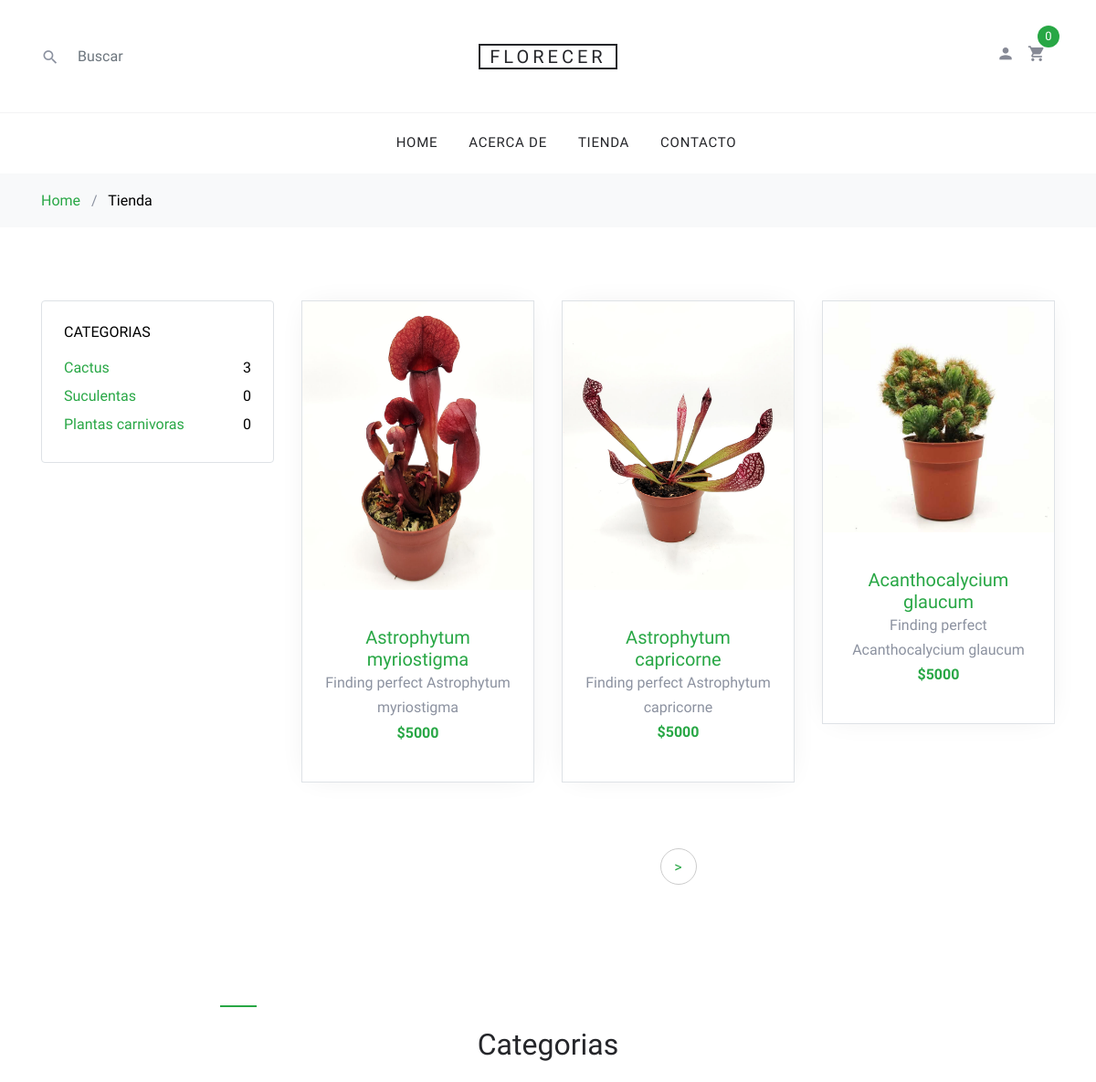
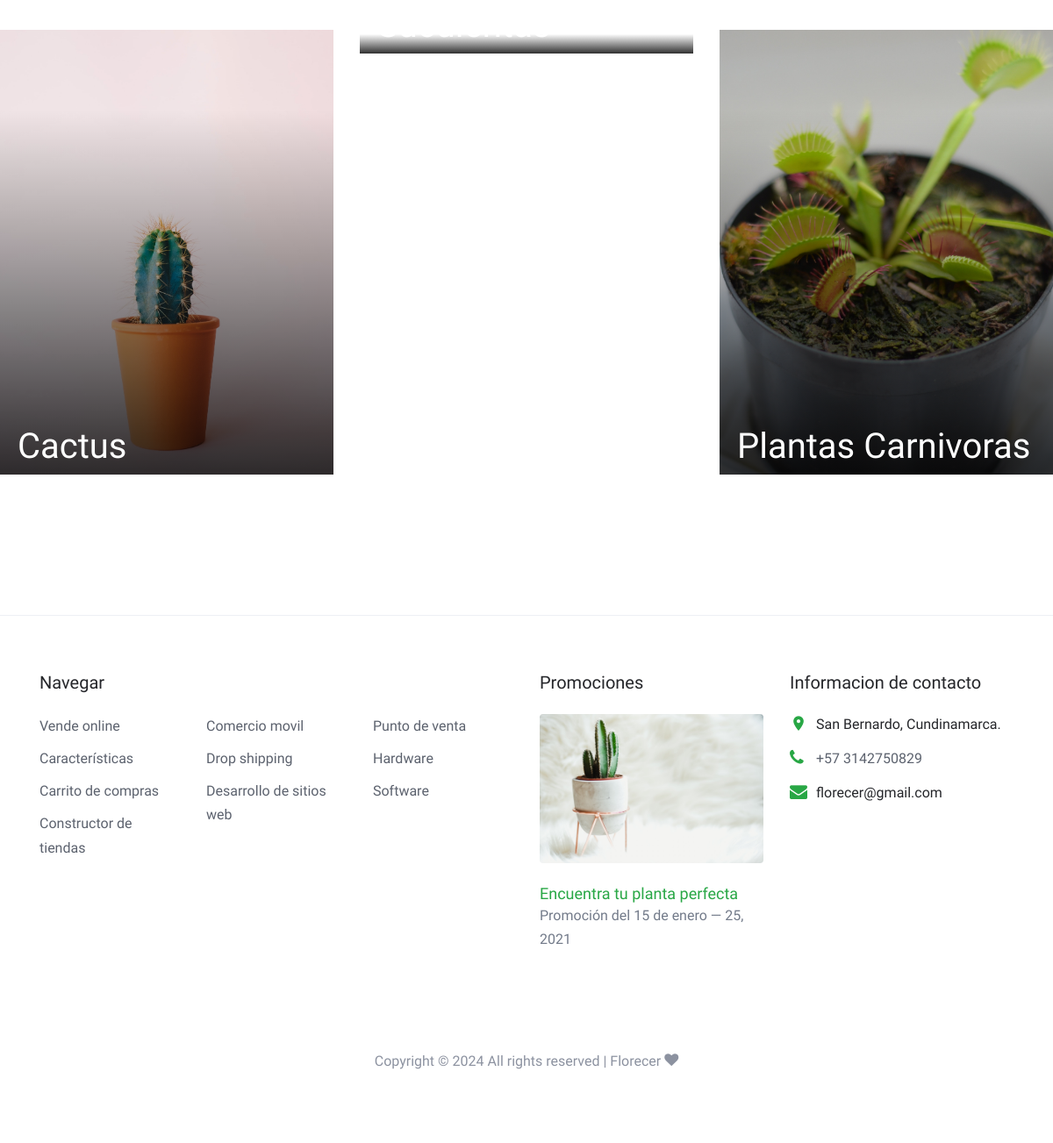
The page / on the database its author committed (2 pictures, top to bottom).
### tables this page shows
CREATE TABLE `productos` (
  `id` int(11) NOT NULL,
  `nombre` varchar(300) NOT NULL,
  `descripcion` text NOT NULL,
  `precio` double NOT NULL,
  `imagen` varchar(200) NOT NULL,
  `inventario` int(11) NOT NULL,
  `id_categoria` int(11) NOT NULL
);

CREATE TABLE `categorias` (
  `id` int(11) NOT NULL,
  `nombre` varchar(100) NOT NULL,
  `descripcion` varchar(400) NOT NULL,
  `imagen` varchar(400) NOT NULL
);

### index.php (the view, shortened to what this page needs)
<!DOCTYPE html>
<html lang="en">
  <head>
    <link rel="stylesheet" href="fonts/icomoon/style.css">
    <link rel="stylesheet" href="css/bootstrap.min.css">
    <link rel="stylesheet" href="css/magnific-popup.css">
    <link rel="stylesheet" href="css/jquery-ui.css">
    <link rel="stylesheet" href="css/owl.carousel.min.css">
    <link rel="stylesheet" href="css/owl.theme.default.min.css">
    <link rel="stylesheet" href="css/aos.css">
    <link rel="stylesheet" href="css/style.css">
  </head>
  <body>
  <div class="site-wrap">
    <?php include("./layouts/header.php"); ?>
    <div class="site-section">
      <div class="container">
        <div class="row mb-5">
          <div class="col-md-9 order-2">
            <div class="row mb-5">
            <?php
                include('./php/conexion.php');
                $limite = 9;
                $totalQuery = $conexion->query('SELECT COUNT(*) FROM productos')or die($conexion->error);
                $totalProductos = mysqli_fetch_row($totalQuery);
                $totalBotones = round($totalProductos[0] / $limite);
                if(isset($_GET['limite'])){
                  $resultado = $conexion ->query("SELECT * FROM productos WHERE inventario > 0 ORDER BY id DESC limit ".$_GET['limite'].",".$limite)or die($conexion->error);
                }else{
                  $resultado = $conexion ->query("SELECT * FROM productos WHERE inventario > 0 ORDER BY id DESC limit ".$limite)or die($conexion->error);
                }
                while($fila = mysqli_fetch_array($resultado)){
              ?>
              <div class="col-sm-6 col-lg-4 mb-4" data-aos="fade-up">
                <div class="block-4 text-center border">
                  <figure class="block-4-image">
                    <a href="shop-single.php?id=<?php echo $fila['id'];?>">
                    <img src="images/<?php echo $fila['imagen'];?>" alt="<?php echo $fila['nombre'];?>" class="img-fluid"></a>
                  </figure>
                  <div class="block-4-text p-4">
                    <h3><a href="shop-single.php?id=<?php echo $fila['id'];?>"><?php echo $fila['nombre'];?></a></h3>
                    <p class="mb-0"><?php echo $fila['descripcion'];?></p>
                    <p class="text-primary font-weight-bold">$<?php echo $fila['precio'];?></p>
                  </div>
                </div>
              </div>
              <?php } ?>
            </div>
            <div class="row" data-aos="fade-up">
              <div class="col-md-12 text-center">
                <div class="site-block-27">
                  <ul>
                    <?php
                    if(isset($_GET['limite'])){
                      if($_GET['limite']+9 < $totalBotones*9){
                        echo '<li><a href="index.php?limite='.($_GET['limite']+9).'">&gt;</a></li>';
                      }
                    }else{
                      echo '<li><a href="index.php?limite=9">&gt;</a></li>';
                    }
                    ?>
                  </ul>
                </div>
              </div>
            </div>
          </div>
          <div class="col-md-3 order-1 mb-5 mb-md-0">
            <div class="border p-4 rounded mb-4">
              <h3 class="mb-3 h6 text-uppercase text-black d-block">Categorias</h3>
              <ul class="list-unstyled mb-0">
              <?php
              $re = $conexion->query("SELECT * FROM categorias");
              while($f= mysqli_fetch_array($re)){
              ?>
                <li class="mb-1">
                <a href="./busqueda.php?texto=<?php echo $f['nombre'];?>" class="d-flex">
                <span><?php echo $f['nombre'];?></span>
                <span class="text-black ml-auto">
                <?php
                  $re2 = $conexion->query("SELECT COUNT(*) FROM productos WHERE id_categoria = ".$f['id']);
                  $fila = mysqli_fetch_row($re2);
                  echo $fila[0];
                ?>
                </span>
              </a></li>
              <?php } ?>
              </ul>
            </div>
            </div>
          </div>
        </div>
        <div class="row">
          <div class="col-md-12">
            <div class="site-section site-blocks-2">
                <div class="row justify-content-center text-center mb-5">
                  <div class="col-md-7 site-section-heading pt-4">
                    <h2>Categorias</h2>
                  </div>
                </div>
                <div class="row">
                  <div class="col-sm-6 col-md-6 col-lg-4 mb-4 mb-lg-0" data-aos="fade" data-aos-delay="">
                    <a class="block-2-item" href="./busqueda.php?texto=Cactus">
                      <figure class="image">
                        <img src="images/women.jpg" alt="" class="img-fluid">
                      </figure>
                      <div class="text">
                        <h3>Cactus</h3>
                      </div>
                    </a>
                  </div>
                  <div class="col-sm-6 col-md-6 col-lg-4 mb-5 mb-lg-0" data-aos="fade" data-aos-delay="100">
                    <a class="block-2-item" href="./busqueda.php?texto=Suculentas">
                      <figure class="image">
                      </figure>
                      <div class="text">
                        <h3>Suculentas</h3>
                      </div>
                    </a>
                  </div>
                  <div class="col-sm-6 col-md-6 col-lg-4 mb-5 mb-lg-0" data-aos="fade" data-aos-delay="200">
                    <a class="block-2-item" href="./busqueda.php?texto=Plantas%20carnivoras">
                      <figure class="image">
                        <img src="images/men.jpg" alt="" class="img-fluid">
                      </figure>
                      <div class="text">
                        <h3>Plantas Carnivoras</h3>
                      </div>
                    </a>
                  </div>
                </div>
            </div>
          </div>
        </div>
      </div>
    </div>
    <?php include("./layouts/footer.php"); ?>
  </body>
</html>

### layouts/header.php (shortened to what this page needs)
<header class="site-navbar" role="banner">
      <div class="site-navbar-top">
        <div class="container">
          <div class="row align-items-center">
            <div class="col-6 col-md-4 order-2 order-md-1 site-search-icon text-left">
              <form action="./busqueda.php" class="site-block-top-search" method="GET">
                <span class="icon icon-search2"></span>
                <input type="text" class="form-control border-0" placeholder="Buscar" name="texto">
              </form>
            </div>
            <div class="col-12 mb-3 mb-md-0 col-md-4 order-1 order-md-2 text-center">
              <div class="site-logo">
                <a href="index.php" class="js-logo-clone">FLORECER</a>
              </div>
            </div>
            <div class="col-6 col-md-4 order-3 order-md-3 text-right">
              <div class="site-top-icons">
                <ul>
                  <li><a href="login.php"><span class="icon icon-person"></span></a></li>
                  <li>
                    <a href="cart.php" class="site-cart">
                      <span class="icon icon-shopping_cart"></span>
                      <span class="count">
                      <?php
                      if(isset($_SESSION['carrito'])){
                        echo count($_SESSION['carrito']);
                      }else{
                        echo 0;
                      }
                      ?>
                      </span>
                    </a>
                  </li>
                </ul>
              </div>
            </div>
          </div>
        </div>
      </div>
      <nav class="site-navigation text-right text-md-center" role="navigation">
        <div class="container">
          <ul class="site-menu js-clone-nav d-none d-md-block">
            <li>
              <a href="index2.php">Home</a>
            </li>
            <li>
              <a href="about.php">Acerca de</a>
            </li>
            <li><a href="index.php">Tienda</a></li>
            <li><a href="contact.php">Contacto</a></li>
          </ul>
        </div>
      </nav>
    </header>
    <div class="bg-light py-3">
      <div class="container">
        <div class="row">
          <div class="col-md-12 mb-0"><a href="index2.php">Home</a> <span class="mx-2 mb-0">/</span>
           <a class="text-black" href="index.php">Tienda</a></div>
        </div>
      </div>
    </div>

### layouts/footer.php (shortened to what this page needs)
<footer class="site-footer border-top">
      <div class="container">
        <div class="row">
          <div class="col-lg-6 mb-5 mb-lg-0">
            <div class="row">
              <div class="col-md-12">
                <h3 class="footer-heading mb-4">Navegar</h3>
              </div>
              <div class="col-md-6 col-lg-4">
                <ul class="list-unstyled">
                  <li><a href="#">Vende online</a></li>
                  <li><a href="#">Características</a></li>
                  <li><a href="#">Carrito de compras</a></li>
                  <li><a href="#">Constructor de tiendas</a></li>
                </ul>
              </div>
              <div class="col-md-6 col-lg-4">
                <ul class="list-unstyled">
                  <li><a href="#">Comercio movil</a></li>
                  <li><a href="#">Drop shipping</a></li>
                  <li><a href="#">Desarrollo de sitios web</a></li>
                </ul>
              </div>
              <div class="col-md-6 col-lg-4">
                <ul class="list-unstyled">
                  <li><a href="#">Punto de venta</a></li>
                  <li><a href="#">Hardware</a></li>
                  <li><a href="#">Software</a></li>
                </ul>
              </div>
            </div>
          </div>
          <div class="col-md-6 col-lg-3 mb-4 mb-lg-0">
            <h3 class="footer-heading mb-4">Promociones</h3>
            <a href="#" class="block-6">
              <img src="images/hero_1.jpg" alt="Image placeholder" class="img-fluid rounded mb-4">
              <h3 class="font-weight-light  mb-0">Encuentra tu planta perfecta</h3>
              <p>Promoción del 15 de enero &mdash; 25, 2021</p>
            </a>
          </div>
          <div class="col-md-6 col-lg-3">
            <div class="block-5 mb-5">
              <h3 class="footer-heading mb-4">Informacion de contacto</h3>
              <ul class="list-unstyled">
                <li class="address">San Bernardo, Cundinamarca.</li>
                <li class="phone"><a href="tel://23923929210">+57 3142750829</a></li>
                <li class="email">florecer@gmail.com</li>
              </ul>
            </div>
          </div>
        </div>
        <div class="row pt-5 mt-5 text-center">
          <div class="col-md-12">
            <p>
            Copyright &copy;
            <script>document.write(new Date().getFullYear());</script> All rights reserved |
            Florecer <i class="icon-heart" aria-hidden="true"></i>
            </p>
          </div>
        </div>
      </div>
    </footer>

### rows shown on the page
productos: imagen (picture), nombre "Astrophytum myriostigma", descripcion "Finding perfect Astrophytum myriostigma", precio "5000"
productos: imagen (picture), nombre "Astrophytum capricorne", descripcion "Finding perfect Astrophytum capricorne", precio "5000"
productos: imagen (picture), nombre "Acanthocalycium glaucum", descripcion "Finding perfect Acanthocalycium glaucum", precio "5000"
categorias: nombre "Cactus", fila "3"
categorias: nombre "Suculentas", fila "0"
categorias: nombre "Plantas carnivoras", fila "0"
